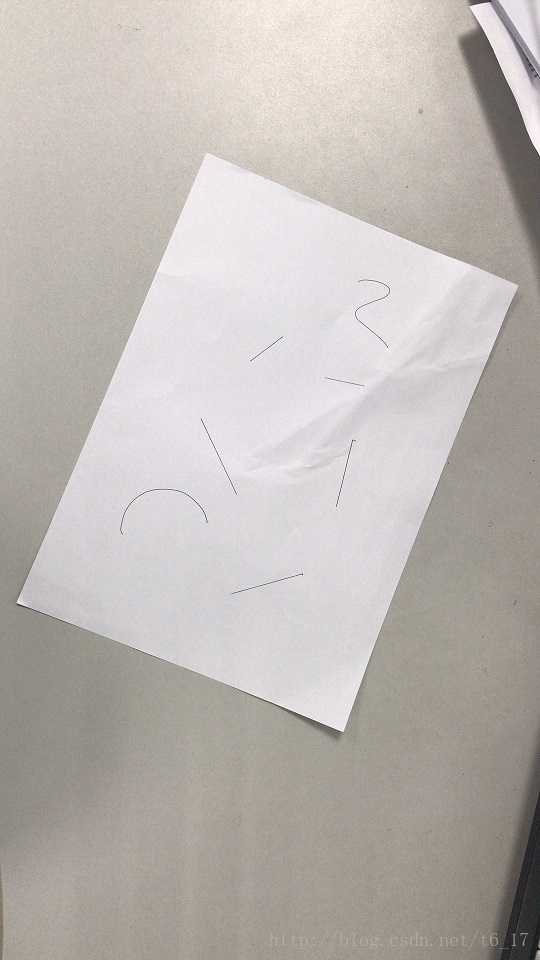
#> input picture 111-胡芯蕾-杭州/第五周/photo1.jpg, 540 x 960 px, found by its file name
$ python perspective_detail.py
#> lines starting #> are read from the running program, lines starting #| are printed output that depends on the picture
### 291-郑鸿儒/第五周/warpMatrix.py
#!/usr/bin/env python
# encoding=utf-8
import cv2
import numpy as np


def WarpPerspectiveMatrix(src, dst):
    assert src.shape[0] == dst.shape[0] and src.shape[0] >= 4

    nums = src.shape[0]
    A = np.zeros((2 * nums, 8))
    B = np.zeros((2 * nums, 1))

    for i in range(0, nums):
        # print(i, src, src[i, :])
        A_i = src[i, :]
        B_i = dst[i, :]

        A[2 * i, :] = [A_i[0], A_i[1], 1, 0, 0, 0, A_i[0] * B_i[0], A_i[1] * B_i[0]]
        B[2 * i] = B_i[0]
        A[2 * i + 1, :] = [0, 0, 0, A_i[0], A_i[1], 1, A_i[0] * B_i[1], A_i[1] * B_i[1]]
        B[2 * i + 1] = B_i[1]

    A = np.mat(A)
    warpMatrix = A.I * B
    warpMatrix = np.insert(warpMatrix, warpMatrix.shape[0], 1.0, axis=0)
    warpMatrix = warpMatrix.reshape((3, 3))
    return warpMatrix


# [9 lines that do not run on import are left out]

### 291-郑鸿儒/第五周/perspective_detail.py
#!/use/bin/env python
# encoding=utf-8
import cv2
import numpy as np
from warpMatrix import WarpPerspectiveMatrix

img = cv2.imread("./img/photo1.jpg")
#> img is the input picture: shape (960, 540, 3); mean B, G, R 179.3, 183.7, 189.4

src = np.float32([[207, 151], [517, 285], [17, 601], [343, 731]])
dst = np.float32([[0, 0], [337, 0], [0, 488], [337, 488]])


warpMatrix = WarpPerspectiveMatrix(src, dst)
new_img = np.zeros((488, 337, 3), dtype=np.uint8)
for y in range(new_img.shape[0]):
    for x in range(new_img.shape[1]):
        matrix_cur = [x, y, 1]
        res = np.dot(np.array(warpMatrix.I), matrix_cur).ravel()
        src_x = int(res[0] / res[2])
        src_y = int(res[1] / res[2])
        if 0 <= src_x < 540 and 0 <= src_y < 960:
            # 直接简单粗暴的赋值反而效果好点，猜测是因为做透视变换时本身就有误差，
            # 导致回代时所有点不能一一对应，做双线行插值算四个点的影响反而多此一举
            # 直接四舍五入或截取整数部分反而更接近实际情况
            new_img[y, x] = img[round(res[1] / res[2]), round(res[0] / res[2])]
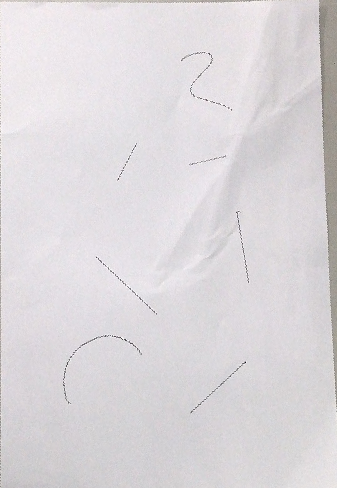
#> new_img: shape (488, 337, 3); mean B, G, R 219.2, 216, 220

        # [12 lines of commented-out code are left out]
cv2.imshow('new image', new_img)
cv2.waitKey(0)
